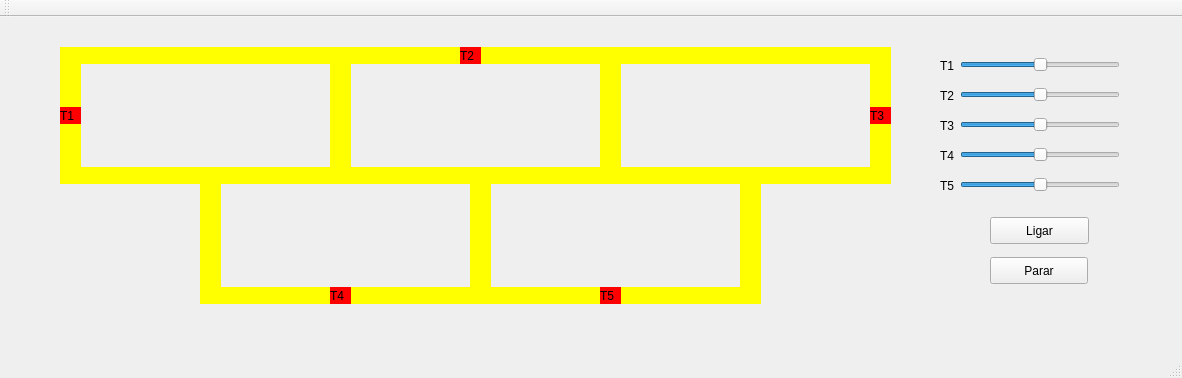
<?xml version="1.0" encoding="UTF-8"?>
<ui version="4.0">
 <class>MainWindow</class>
 <widget class="QMainWindow" name="MainWindow">
  <property name="geometry">
   <rect>
    <x>0</x>
    <y>0</y>
    <width>1182</width>
    <height>378</height>
   </rect>
  </property>
  <property name="windowTitle">
   <string>MainWindow</string>
  </property>
  <widget class="QWidget" name="centralWidget">
   <widget class="QLabel" name="label_trem1">
    <property name="geometry">
     <rect>
      <x>60</x>
      <y>90</y>
      <width>21</width>
      <height>17</height>
     </rect>
    </property>
    <property name="styleSheet">
     <string notr="true">QLabel { background: red}</string>
    </property>
    <property name="text">
     <string>T1</string>
    </property>
   </widget>
   <widget class="QLabel" name="label_trilho1">
    <property name="geometry">
     <rect>
      <x>80</x>
      <y>30</y>
      <width>250</width>
      <height>17</height>
     </rect>
    </property>
    <property name="styleSheet">
     <string notr="true">QLabel { background: yellow}</string>
    </property>
    <property name="text">
     <string/>
    </property>
   </widget>
   <widget class="QLabel" name="label_trilho2">
    <property name="geometry">
     <rect>
      <x>80</x>
      <y>150</y>
      <width>250</width>
      <height>17</height>
     </rect>
    </property>
    <property name="styleSheet">
     <string notr="true">QLabel { background: yellow}</string>
    </property>
    <property name="text">
     <string/>
    </property>
   </widget>
   <widget class="QLabel" name="label_trilho3">
    <property name="geometry">
     <rect>
      <x>330</x>
      <y>30</y>
      <width>21</width>
      <height>137</height>
     </rect>
    </property>
    <property name="styleSheet">
     <string notr="true">QLabel { background: yellow}</string>
    </property>
    <property name="text">
     <string/>
    </property>
   </widget>
   <widget class="QLabel" name="label_trilho4">
    <property name="geometry">
     <rect>
      <x>60</x>
      <y>30</y>
      <width>21</width>
      <height>137</height>
     </rect>
    </property>
    <property name="styleSheet">
     <string notr="true">QLabel { background: yellow}</string>
    </property>
    <property name="text">
     <string/>
    </property>
   </widget>
   <widget class="QPushButton" name="pushButton">
    <property name="geometry">
     <rect>
      <x>990</x>
      <y>200</y>
      <width>99</width>
      <height>27</height>
     </rect>
    </property>
    <property name="text">
     <string>Ligar</string>
    </property>
   </widget>
   <widget class="QPushButton" name="pushButton_2">
    <property name="geometry">
     <rect>
      <x>990</x>
      <y>240</y>
      <width>98</width>
      <height>27</height>
     </rect>
    </property>
    <property name="text">
     <string>Parar</string>
    </property>
   </widget>
   <widget class="QLabel" name="label_trilho4_2">
    <property name="geometry">
     <rect>
      <x>600</x>
      <y>30</y>
      <width>21</width>
      <height>137</height>
     </rect>
    </property>
    <property name="styleSheet">
     <string notr="true">QLabel { background: yellow}</string>
    </property>
    <property name="text">
     <string/>
    </property>
   </widget>
   <widget class="QLabel" name="label_trilho1_2">
    <property name="geometry">
     <rect>
      <x>350</x>
      <y>30</y>
      <width>250</width>
      <height>17</height>
     </rect>
    </property>
    <property name="styleSheet">
     <string notr="true">QLabel { background: yellow}</string>
    </property>
    <property name="text">
     <string/>
    </property>
   </widget>
   <widget class="QLabel" name="label_trilho2_2">
    <property name="geometry">
     <rect>
      <x>350</x>
      <y>150</y>
      <width>250</width>
      <height>17</height>
     </rect>
    </property>
    <property name="styleSheet">
     <string notr="true">QLabel { background: yellow}</string>
    </property>
    <property name="text">
     <string/>
    </property>
   </widget>
   <widget class="QLabel" name="label_trem2">
    <property name="geometry">
     <rect>
      <x>460</x>
      <y>30</y>
      <width>21</width>
      <height>17</height>
     </rect>
    </property>
    <property name="styleSheet">
     <string notr="true">QLabel { background: red}</string>
    </property>
    <property name="text">
     <string>T2</string>
    </property>
   </widget>
   <widget class="QLabel" name="label_trem3">
    <property name="geometry">
     <rect>
      <x>870</x>
      <y>90</y>
      <width>21</width>
      <height>17</height>
     </rect>
    </property>
    <property name="styleSheet">
     <string notr="true">QLabel { background: red}</string>
    </property>
    <property name="text">
     <string>T3</string>
    </property>
   </widget>
   <widget class="QLabel" name="label_trilho1_3">
    <property name="geometry">
     <rect>
      <x>620</x>
      <y>30</y>
      <width>250</width>
      <height>17</height>
     </rect>
    </property>
    <property name="styleSheet">
     <string notr="true">QLabel { background: yellow}</string>
    </property>
    <property name="text">
     <string/>
    </property>
   </widget>
   <widget class="QLabel" name="label_trilho4_3">
    <property name="geometry">
     <rect>
      <x>870</x>
      <y>30</y>
      <width>21</width>
      <height>137</height>
     </rect>
    </property>
    <property name="styleSheet">
     <string notr="true">QLabel { background: yellow}</string>
    </property>
    <property name="text">
     <string/>
    </property>
   </widget>
   <widget class="QLabel" name="label_trilho2_3">
    <property name="geometry">
     <rect>
      <x>620</x>
      <y>150</y>
      <width>250</width>
      <height>17</height>
     </rect>
    </property>
    <property name="styleSheet">
     <string notr="true">QLabel { background: yellow}</string>
    </property>
    <property name="text">
     <string/>
    </property>
   </widget>
   <widget class="QLabel" name="label_trilho3_2">
    <property name="geometry">
     <rect>
      <x>200</x>
      <y>150</y>
      <width>21</width>
      <height>137</height>
     </rect>
    </property>
    <property name="styleSheet">
     <string notr="true">QLabel { background: yellow}</string>
    </property>
    <property name="text">
     <string/>
    </property>
   </widget>
   <widget class="QLabel" name="label_trilho1_4">
    <property name="geometry">
     <rect>
      <x>220</x>
      <y>270</y>
      <width>250</width>
      <height>17</height>
     </rect>
    </property>
    <property name="styleSheet">
     <string notr="true">QLabel { background: yellow}</string>
    </property>
    <property name="text">
     <string/>
    </property>
   </widget>
   <widget class="QLabel" name="label_trilho3_3">
    <property name="geometry">
     <rect>
      <x>470</x>
      <y>150</y>
      <width>21</width>
      <height>137</height>
     </rect>
    </property>
    <property name="styleSheet">
     <string notr="true">QLabel { background: yellow}</string>
    </property>
    <property name="text">
     <string/>
    </property>
   </widget>
   <widget class="QLabel" name="label_trilho1_5">
    <property name="geometry">
     <rect>
      <x>490</x>
      <y>270</y>
      <width>250</width>
      <height>17</height>
     </rect>
    </property>
    <property name="styleSheet">
     <string notr="true">QLabel { background: yellow}</string>
    </property>
    <property name="text">
     <string/>
    </property>
   </widget>
   <widget class="QLabel" name="label_trilho3_4">
    <property name="geometry">
     <rect>
      <x>740</x>
      <y>150</y>
      <width>21</width>
      <height>137</height>
     </rect>
    </property>
    <property name="styleSheet">
     <string notr="true">QLabel { background: yellow}</string>
    </property>
    <property name="text">
     <string/>
    </property>
   </widget>
   <widget class="QLabel" name="label_trem4">
    <property name="geometry">
     <rect>
      <x>330</x>
      <y>270</y>
      <width>21</width>
      <height>17</height>
     </rect>
    </property>
    <property name="styleSheet">
     <string notr="true">QLabel { background: red}</string>
    </property>
    <property name="text">
     <string>T4</string>
    </property>
   </widget>
   <widget class="QLabel" name="label_trem5">
    <property name="geometry">
     <rect>
      <x>600</x>
      <y>270</y>
      <width>21</width>
      <height>17</height>
     </rect>
    </property>
    <property name="styleSheet">
     <string notr="true">QLabel { background: red}</string>
    </property>
    <property name="text">
     <string>T5</string>
    </property>
   </widget>
   <widget class="QSlider" name="slider1">
    <property name="geometry">
     <rect>
      <x>960</x>
      <y>40</y>
      <width>160</width>
      <height>16</height>
     </rect>
    </property>
    <property name="minimumSize">
     <size>
      <width>160</width>
      <height>16</height>
     </size>
    </property>
    <property name="maximum">
     <number>200</number>
    </property>
    <property name="value">
     <number>100</number>
    </property>
    <property name="orientation">
     <enum>Qt::Horizontal</enum>
    </property>
   </widget>
   <widget class="QSlider" name="slider2">
    <property name="geometry">
     <rect>
      <x>960</x>
      <y>70</y>
      <width>160</width>
      <height>16</height>
     </rect>
    </property>
    <property name="maximum">
     <number>200</number>
    </property>
    <property name="value">
     <number>100</number>
    </property>
    <property name="orientation">
     <enum>Qt::Horizontal</enum>
    </property>
   </widget>
   <widget class="QSlider" name="slider3">
    <property name="geometry">
     <rect>
      <x>960</x>
      <y>100</y>
      <width>160</width>
      <height>16</height>
     </rect>
    </property>
    <property name="maximum">
     <number>200</number>
    </property>
    <property name="value">
     <number>100</number>
    </property>
    <property name="orientation">
     <enum>Qt::Horizontal</enum>
    </property>
   </widget>
   <widget class="QSlider" name="slider4">
    <property name="geometry">
     <rect>
      <x>960</x>
      <y>130</y>
      <width>160</width>
      <height>16</height>
     </rect>
    </property>
    <property name="maximum">
     <number>200</number>
    </property>
    <property name="value">
     <number>100</number>
    </property>
    <property name="orientation">
     <enum>Qt::Horizontal</enum>
    </property>
   </widget>
   <widget class="QSlider" name="slider5">
    <property name="geometry">
     <rect>
      <x>960</x>
      <y>160</y>
      <width>160</width>
      <height>16</height>
     </rect>
    </property>
    <property name="maximum">
     <number>200</number>
    </property>
    <property name="value">
     <number>100</number>
    </property>
    <property name="orientation">
     <enum>Qt::Horizontal</enum>
    </property>
   </widget>
   <widget class="QLabel" name="label">
    <property name="geometry">
     <rect>
      <x>940</x>
      <y>40</y>
      <width>16</width>
      <height>17</height>
     </rect>
    </property>
    <property name="text">
     <string>T1</string>
    </property>
   </widget>
   <widget class="QLabel" name="label_2">
    <property name="geometry">
     <rect>
      <x>940</x>
      <y>70</y>
      <width>16</width>
      <height>17</height>
     </rect>
    </property>
    <property name="text">
     <string>T2</string>
    </property>
   </widget>
   <widget class="QLabel" name="label_3">
    <property name="geometry">
     <rect>
      <x>940</x>
      <y>100</y>
      <width>16</width>
      <height>17</height>
     </rect>
    </property>
    <property name="text">
     <string>T3</string>
    </property>
   </widget>
   <widget class="QLabel" name="label_4">
    <property name="geometry">
     <rect>
      <x>940</x>
      <y>130</y>
      <width>16</width>
      <height>17</height>
     </rect>
    </property>
    <property name="text">
     <string>T4</string>
    </property>
   </widget>
   <widget class="QLabel" name="label_5">
    <property name="geometry">
     <rect>
      <x>940</x>
      <y>160</y>
      <width>16</width>
      <height>17</height>
     </rect>
    </property>
    <property name="text">
     <string>T5</string>
    </property>
   </widget>
   <zorder>label_trilho4_3</zorder>
   <zorder>label_trilho2_3</zorder>
   <zorder>label_trilho1_3</zorder>
   <zorder>label_trilho1</zorder>
   <zorder>label_trilho2</zorder>
   <zorder>label_trilho3</zorder>
   <zorder>label_trilho4</zorder>
   <zorder>label_trem1</zorder>
   <zorder>pushButton</zorder>
   <zorder>pushButton_2</zorder>
   <zorder>label_trilho4_2</zorder>
   <zorder>label_trilho1_2</zorder>
   <zorder>label_trilho2_2</zorder>
   <zorder>label_trem2</zorder>
   <zorder>label_trem3</zorder>
   <zorder>label_trilho3_2</zorder>
   <zorder>label_trilho1_4</zorder>
   <zorder>label_trilho3_3</zorder>
   <zorder>label_trilho1_5</zorder>
   <zorder>label_trilho3_4</zorder>
   <zorder>label_trem4</zorder>
   <zorder>label_trem5</zorder>
   <zorder>slider1</zorder>
   <zorder>slider2</zorder>
   <zorder>slider3</zorder>
   <zorder>slider4</zorder>
   <zorder>slider5</zorder>
   <zorder>label</zorder>
   <zorder>label_2</zorder>
   <zorder>label_3</zorder>
   <zorder>label_4</zorder>
   <zorder>label_5</zorder>
  </widget>
  <widget class="QMenuBar" name="menuBar">
   <property name="geometry">
    <rect>
     <x>0</x>
     <y>0</y>
     <width>1182</width>
     <height>22</height>
    </rect>
   </property>
  </widget>
  <widget class="QToolBar" name="mainToolBar">
   <attribute name="toolBarArea">
    <enum>TopToolBarArea</enum>
   </attribute>
   <attribute name="toolBarBreak">
    <bool>false</bool>
   </attribute>
  </widget>
  <widget class="QStatusBar" name="statusBar"/>
 </widget>
 <layoutdefault spacing="6" margin="11"/>
 <resources/>
 <connections/>
</ui>
